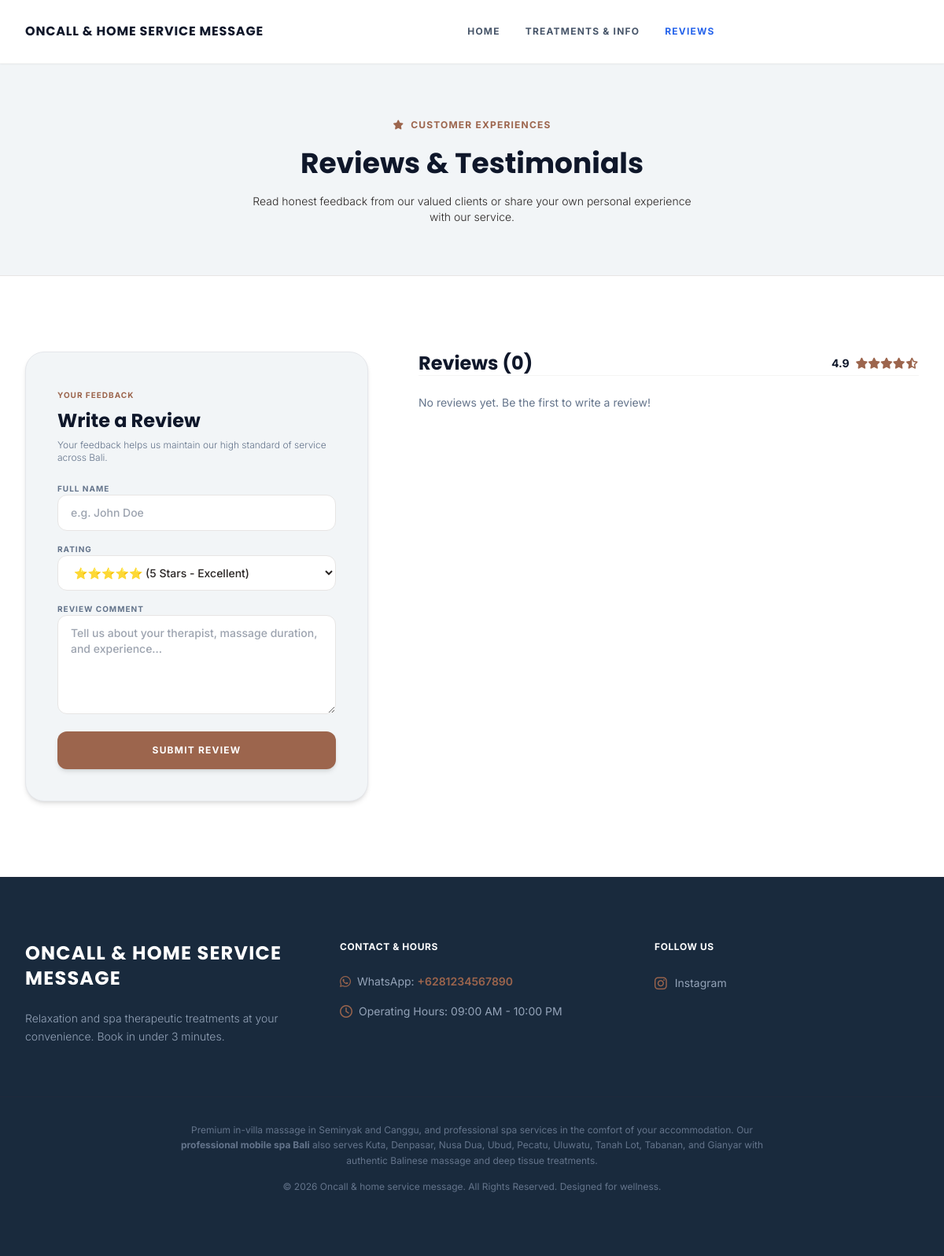
The app's page /reviews.php, older data.
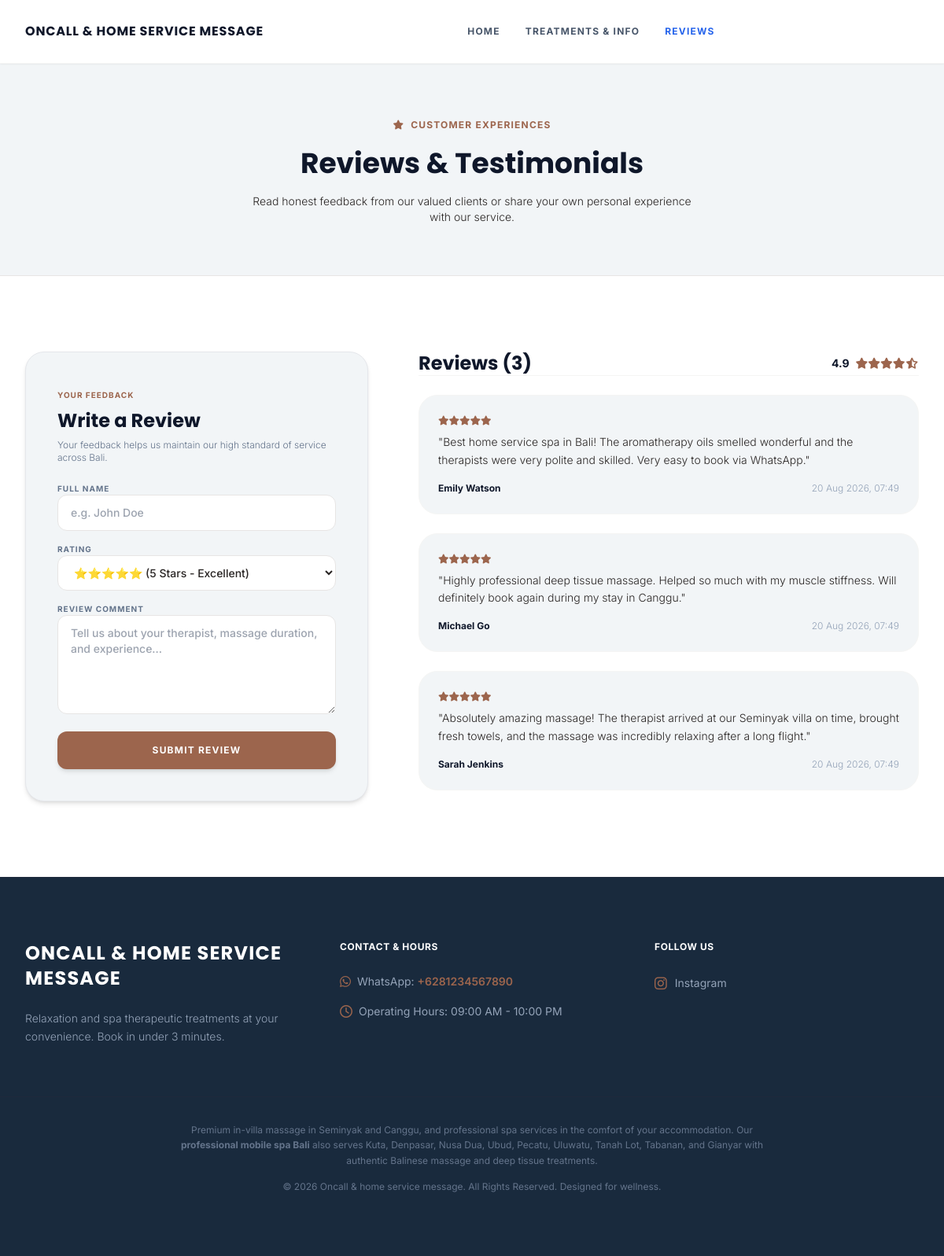
The same page, newer data.
### tables this page shows
CREATE TABLE IF NOT EXISTS `reviews` (
  `id` INT AUTO_INCREMENT PRIMARY KEY,
  `name` VARCHAR(100) NOT NULL,
  `rating` INT NOT NULL,
  `comment` TEXT NOT NULL,
  `status` VARCHAR(20) DEFAULT 'approved',
  `created_at` TIMESTAMP DEFAULT CURRENT_TIMESTAMP
);

### reviews.php (the view, shortened to what this page needs)
<?php
require_once 'header.php';
$reviews_query = $db->query("SELECT * FROM reviews WHERE status = 'approved' ORDER BY id DESC");
$reviews = $reviews_query->fetchAll();
?>
    <section class="bg-[#f2f5f7] py-16 border-b border-stone-200">
        <div class="max-w-7xl mx-auto px-4 sm:px-6 lg:px-8 text-center space-y-4">
            <span class="text-xs font-bold uppercase tracking-widest text-[#9c654d]"><i aria-hidden="true" class="fas fa-star mr-1"></i> Customer Experiences</span>
            <h1 class="text-4xl font-serif font-bold text-slate-900 leading-tight">Reviews &amp; Testimonials</h1>
            <p class="text-slate-650 font-light text-sm max-w-xl mx-auto">Read honest feedback from our valued clients or share your own personal experience with our service.</p>
        </div>
    </section>
    <section class="py-24 bg-white">
        <div class="max-w-7xl mx-auto px-4 sm:px-6 lg:px-8 grid lg:grid-cols-12 gap-16 items-start">
            <div class="lg:col-span-5 bg-[#f2f5f7] p-8 md:p-10 rounded-3xl border border-stone-150 shadow-md space-y-6">
                <div class="space-y-2">
                    <span class="text-[10px] font-bold uppercase tracking-widest text-[#9c654d]">Your Feedback</span>
                    <h2 class="text-2xl font-serif font-bold text-slate-900 leading-tight">Write a Review</h2>
                    <p class="text-slate-500 text-xs font-light">Your feedback helps us maintain our high standard of service across Bali.</p>
                </div>
                <form method="POST" action="reviews.php" class="space-y-4">
                    <div>
                        <label for="name" class="block text-[10px] font-bold uppercase tracking-widest text-slate-500 mb-1.5">Full Name</label>
                        <input type="text" name="name" id="name" required placeholder="e.g. John Doe" class="w-full border border-stone-200 bg-white px-4 py-3 rounded-xl text-sm font-medium focus:ring-2 focus:ring-emerald-800 focus:outline-none">
                    </div>
                    <div>
                        <label for="rating" class="block text-[10px] font-bold uppercase tracking-widest text-slate-500 mb-1.5">Rating</label>
                        <select name="rating" id="rating" required class="w-full border border-stone-200 bg-white px-4 py-3 rounded-xl text-sm font-medium focus:ring-2 focus:ring-emerald-800 focus:outline-none">
                            <option value="5" selected>⭐⭐⭐⭐⭐ (5 Stars - Excellent)</option>
                        </select>
                    </div>
                    <div>
                        <label for="comment" class="block text-[10px] font-bold uppercase tracking-widest text-slate-500 mb-1.5">Review Comment</label>
                        <textarea name="comment" id="comment" rows="5" required placeholder="Tell us about your therapist, massage duration, and experience..." class="w-full border border-stone-200 bg-white px-4 py-3 rounded-xl text-sm font-medium focus:ring-2 focus:ring-emerald-800 focus:outline-none"></textarea>
                    </div>
                    <button type="submit" name="submit_review" class="w-full bg-[#9c654d] hover:bg-[#7d4d38] text-white font-bold py-4 px-6 rounded-xl text-xs uppercase tracking-widest text-center transition-all duration-300 shadow-md hover:shadow-lg">
                        Submit Review
                    </button>
                </form>
            </div>
            <div class="lg:col-span-7 space-y-6">
                <div class="flex items-center justify-between border-b border-stone-100 pb-4">
                    <h2 class="text-2xl font-serif font-bold text-slate-900 leading-tight">Reviews (<?php echo count($reviews); ?>)</h2>
                    <div class="flex items-center space-x-2 text-sm text-slate-500">
                        <span class="font-bold text-slate-900"><?php echo htmlspecialchars($ratingValue); ?></span>
                        <div class="flex text-amber-500">
                            <i class="fas fa-star"></i>
                            <i class="fas fa-star"></i>
                            <i class="fas fa-star"></i>
                            <i class="fas fa-star"></i>
                            <i class="fas fa-star-half-alt"></i>
                        </div>
                    </div>
                </div>
                <div class="space-y-6 max-h-[800px] overflow-y-auto pr-2">
                    <?php if (count($reviews) === 0): ?>
                        <p class="text-slate-500 text-sm italic">No reviews yet. Be the first to write a review!</p>
                    <?php else: ?>
                        <?php foreach ($reviews as $rev): ?>
                            <div class="bg-[#f2f5f7] p-6 sm:p-8 rounded-3xl border border-stone-100 flex flex-col justify-between space-y-4">
                                <div class="space-y-2">
                                    <div class="flex text-amber-500 space-x-1">
                                        <?php for ($i = 1; $i <= 5; $i++): ?>
                                            <i class="<?php echo ($i <= $rev['rating']) ? 'fas' : 'far'; ?> fa-star text-xs"></i>
                                        <?php endfor; ?>
                                    </div>
                                    <p class="text-slate-650 text-sm leading-relaxed font-light italic">"<?php echo htmlspecialchars($rev['comment']); ?>"</p>
                                </div>
                                <div class="flex justify-between items-center text-xs">
                                    <h3 class="font-bold text-slate-900"><?php echo htmlspecialchars($rev['name']); ?></h3>
                                    <span class="text-slate-400 font-light"><?php echo date('d M Y, H:i', strtotime($rev['created_at'])); ?></span>
                                </div>
                            </div>
                        <?php endforeach; ?>
                    <?php endif; ?>
                </div>
            </div>
        </div>
    </section>
<?php
require_once 'footer.php';
?>

### header.php (shortened to what this page needs)
<?php
require_once __DIR__ . '/config.php';
$settings_query = $db->query("SELECT * FROM settings");
$settings = [];
while ($row = $settings_query->fetch()) {
    $settings[$row['setting_key']] = $row['setting_value'];
}
$brandName = $settings['brandName'] ?? 'Oncall & home service message';
$whatsapp = $settings['whatsapp'] ?? '';
$instagram = $settings['instagram'] ?? '';
$operatingHours = $settings['operatingHours'] ?? '';
$ratingValue = $settings['ratingValue'] ?? '4.9';
$current_page = basename($_SERVER['PHP_SELF']);
?>
<!DOCTYPE html>
<html lang="en" class="scroll-smooth">
<head>
    <link rel="stylesheet" href="https://cdnjs.cloudflare.com/ajax/libs/font-awesome/6.4.0/css/all.min.css" media="print" onload="this.media='all'">
</head>
<body class="bg-theme-beige text-stone-800 font-sans antialiased">
    <header class="sticky top-0 z-50 bg-white border-b border-stone-100 shadow-sm">
        <nav class="max-w-7xl mx-auto px-4 sm:px-6 lg:px-8 h-20 flex items-center justify-between">
            <a href="./" class="flex items-center space-x-2 sm:space-x-3">
                <span class="text-base sm:text-xl font-serif font-bold text-slate-900 tracking-wider uppercase truncate max-w-[150px] sm:max-w-none"><?php echo htmlspecialchars($brandName); ?></span>
            </a>
            <div class="hidden md:flex space-x-8 text-xs font-bold tracking-widest text-slate-600 uppercase">
                <a href="./" class="<?php echo ($current_page == 'index.php') ? 'text-blue-600' : 'hover:text-blue-600'; ?> transition-colors">Home</a>
                <a href="services" class="<?php echo ($current_page == 'services.php') ? 'text-blue-600' : 'hover:text-blue-600'; ?> transition-colors">Treatments &amp; Info</a>
                <a href="reviews" class="<?php echo ($current_page == 'reviews.php') ? 'text-blue-600' : 'hover:text-blue-600'; ?> transition-colors">Reviews</a>
            </div>
        </nav>
    </header>
    <main>

### footer.php (shortened to what this page needs)
    </main>
    <footer class="bg-[#192a3d] text-slate-300 py-20 border-t border-slate-800">
        <div class="max-w-7xl mx-auto px-4 sm:px-6 lg:px-8 grid md:grid-cols-3 gap-16">
            <div class="space-y-6 text-left">
                <div class="flex items-center space-x-3">
                    <h3 class="font-serif text-2xl font-bold text-white tracking-wider uppercase"><?php echo htmlspecialchars($brandName); ?></h3>
                </div>
                <p class="text-slate-400 text-sm leading-relaxed font-light">Relaxation and spa therapeutic treatments at your convenience. Book in under 3 minutes.</p>
            </div>
            <div class="space-y-6 text-left">
                <h4 class="font-bold text-white uppercase tracking-wider text-xs">Contact &amp; Hours</h4>
                <ul class="space-y-3.5 text-slate-400 text-sm">
                    <li class="flex items-center space-x-2">
                        <i aria-hidden="true" class="fab fa-whatsapp text-[#9c654d] text-base"></i>
                        <span>WhatsApp: <a href="https://wa.me/<?php echo $whatsapp; ?>" class="hover:text-white transition-colors font-semibold text-[#9c654d]">+<?php echo htmlspecialchars($whatsapp); ?></a></span>
                    </li>
                    <li class="flex items-center space-x-2">
                        <i aria-hidden="true" class="far fa-clock text-[#9c654d] text-base"></i>
                        <span>Operating Hours: <?php echo htmlspecialchars($operatingHours); ?></span>
                    </li>
                </ul>
            </div>
            <div class="space-y-6 text-left">
                <h4 class="font-bold text-white uppercase tracking-wider text-xs">Follow Us</h4>
                <?php if (!empty($instagram)): ?>
                    <a href="<?php echo htmlspecialchars($instagram); ?>" target="_blank" rel="noopener" class="hover:text-white transition-colors text-slate-400 text-sm flex items-center space-x-2.5">
                        <i aria-hidden="true" class="fab fa-instagram text-lg text-[#9c654d]"></i>
                        <span>Instagram</span>
                    </a>
                <?php endif; ?>
            </div>
        </div>
        <div class="max-w-7xl mx-auto px-4 sm:px-6 lg:px-8 border-t border-slate-800 mt-16 pt-8 text-center text-slate-500 text-xs space-y-4">
            <p class="max-w-3xl mx-auto leading-relaxed">
                Premium in-villa massage in Seminyak and Canggu, and professional spa services in the comfort of your accommodation. Our <strong>professional mobile spa Bali</strong> also serves Kuta, Denpasar, Nusa Dua, Ubud, Pecatu, Uluwatu, Tanah Lot, Tabanan, and Gianyar with authentic Balinese massage and deep tissue treatments.
            </p>
            <p>
                &copy; <?php echo date('Y'); ?> <?php echo htmlspecialchars($brandName); ?>. All Rights Reserved. Designed for wellness.
            </p>
        </div>
    </footer>
</body>
</html>

### header.php (style rules this page uses)
.font-serif { font-family: 'Poppins', sans-serif; }
.font-sans { font-family: 'Inter', sans-serif; }

Row changes from the older to the newer data that the page shows:
added reviews: rating 5 (drawn), comment "Best home service spa in Bali! The aromatherapy oils smelled wonderful and the therapists were very polite and skilled. Very easy to book via WhatsApp.", name "Emily Watson", created_at "20 Aug 2026, 07:49"
added reviews: rating 5 (drawn), comment "Highly professional deep tissue massage. Helped so much with my muscle stiffness. Will definitely book again during my stay in Canggu.", name "Michael Go", created_at "20 Aug 2026, 07:49"
added reviews: rating 5 (drawn), comment "Absolutely amazing massage! The therapist arrived at our Seminyak villa on time, brought fresh towels, and the massage was incredibly relaxing after a long flight.", name "Sarah Jenkins", created_at "20 Aug 2026, 07:49"
Text that changed along with them:
count($reviews): "0" → "3"
text no longer shown: "No reviews yet. Be the first to write a review!"
